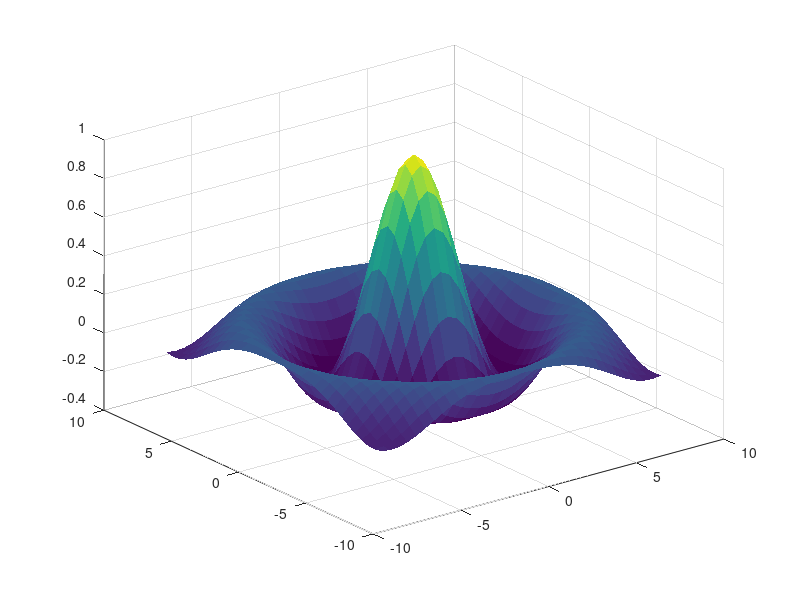

The MATLAB source for this figure: (Note: this script raises an error after producing the figure.)
% 定义网格
[x, y] = meshgrid(-8:0.5:8, -8:0.5:8);

% 定义函数（MATLAB徽标函数 z = sin(r)/r）
r = sqrt(x.^2 + y.^2) + eps;
z = sin(r)./r;

% 绘制3D图
figure;
surf(x, y, z, 'EdgeColor', 'none');  % 创建曲面图
colormap(parula);  % 使用parula色图
axis off;  % 隐藏坐标轴

% 光照
light('Position', [1 0 1], 'Style', 'infinite');
lighting gouraud;

% 添加标题
title('MATLAB Welcome');
[x, y] = meshgrid(-8:0.5:8, -8:0.5:8);Line 20 [x, y] = meshgrid(-8:0.5:8, -8:0.5:8);
Line 21 
% 定义函数（MATLAB徽标函数 z = sin(r)/r）Line 22 % 定义函数（MATLAB徽标函数 z = sin(r)/r）
Line 23 
z = sin(r)./r;Line 24 z = sin(r)./r;
Line 25 
% 绘制3D图Line 26 % 绘制3D图
Line 27 
surf(x, y, z, 'EdgeColor', 'none');  % 创建曲面图Line 28 surf(x, y, z, 'EdgeColor', 'none');  % 创建曲面图
Line 29 
axis off;  % 隐藏坐标轴Line 30 axis off;  % 隐藏坐标轴
Line 31 
% 添加光照Line 32 % 添加光照
Line 33 
lighting gouraud;Line 34 lighting gouraud;
Line 35 
% 添加标题Line 36 % 添加标题
Line 37 
